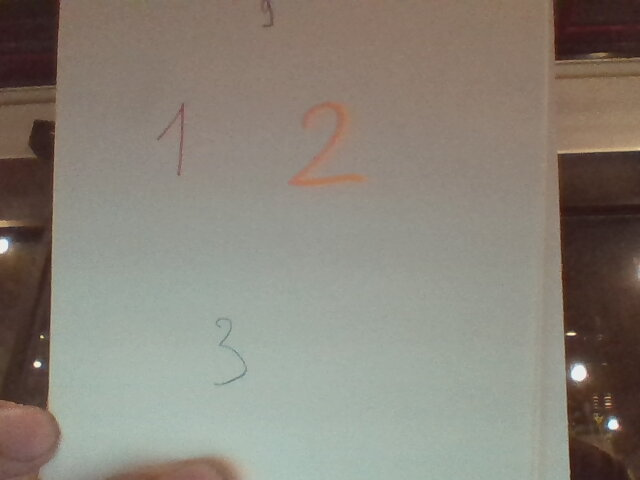
#> input picture Preprocessing/img/test0.jpg, 640 x 480 px; its folder holds 4 pictures in this run
$ python otsu-thresholding.py
#> lines starting #> are read from the running program, lines starting #| are printed output that depends on the picture; after the words box and inside, x2 and y2 are one past the last pixel; in counts of white or black regions, pixels touching at a corner belong together
import cv2

img = []
res = []
for i in range(5):
    img.append(cv2.imread("img/test" + str(i) + ".jpg", 0))
    res.append(i)
    ret, res[i] = cv2.threshold(img[i], 0, 255, cv2.THRESH_BINARY+cv2.THRESH_OTSU)
#> ret = 100

    cv2.bitwise_not(res[i], res[i])

    cv2.imwrite('res/otsu-thresholding-test' + str(i) + '.png', res[i])
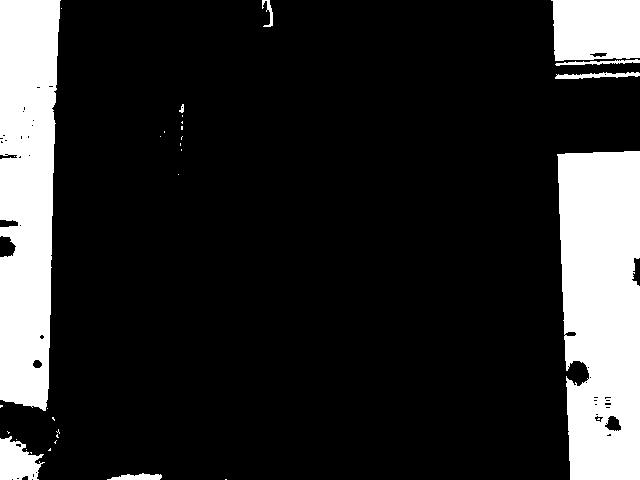
#> saved as otsu-thresholding-test0.png: shape (480, 640); 17.2% white; 33 white regions (24 under 20 px), largest, box (x1, y1, x2, y2) and area: (557, 151, 640, 480) 24201, (0, 0, 61, 411) 21045, (551, 0, 640, 61) 5079
    cv2.imshow('test' + str(i), res[i])
#> pass 2 of the loop `for i in range(5):`:
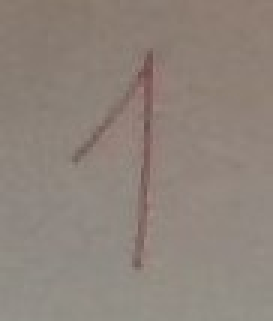
#> input picture Preprocessing/img/test1.jpg, 91 x 107 px (shown 3 times larger)
#> ret = 132
#> `cv2.imwrite('res/otsu-thresholding-test' + str(i) + '.png', res[i])`:
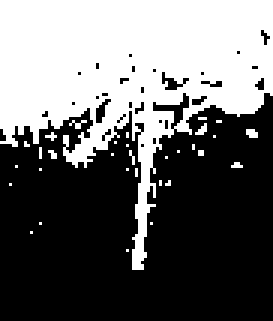
#> saved as otsu-thresholding-test1.png: shape (107, 91) (shown 3 times larger); 40.9% white; 32 white regions (31 under 20 px), largest, box (x1, y1, x2, y2) and area: (0, 0, 91, 90) 3888
#> pass 3 of the loop `for i in range(5):`:
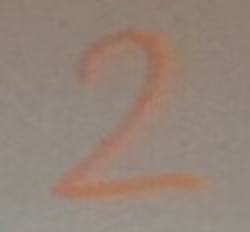
#> input picture Preprocessing/img/test2.jpg, 125 x 116 px (shown 2 times larger)
#> ret = 135
#> `cv2.imwrite('res/otsu-thresholding-test' + str(i) + '.png', res[i])`:
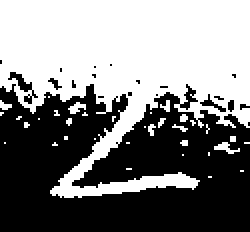
#> saved as otsu-thresholding-test2.png: shape (116, 125) (shown 2 times larger); 50.8% white; 20 black regions (17 under 20 px), largest, box (x1, y1, x2, y2) and area: (0, 42, 125, 116) 6942, (4, 36, 19, 52) 70, (100, 47, 113, 56) 33
#> the loop made 5 passes; the first 3 are shown

cv2.waitKey()
